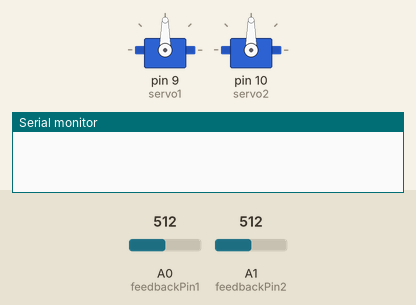
The sketch below on a simulated Arduino Uno, built with avr-gcc and run on an emulated ATmega328P. Parts: 2 × servo, the last lines printed to the serial monitor. Inputs (shaded band) come from the test bench; at power-on: A0 (feedbackPin1) = 512, A1 (feedbackPin2) = 512.

Above: at 0.1 s.
At 62.1 s:
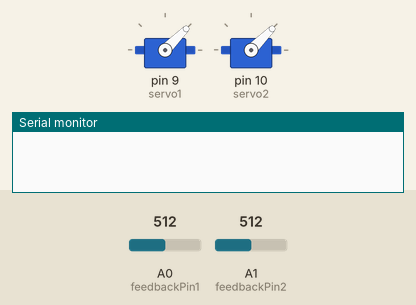
At 74.1 s:
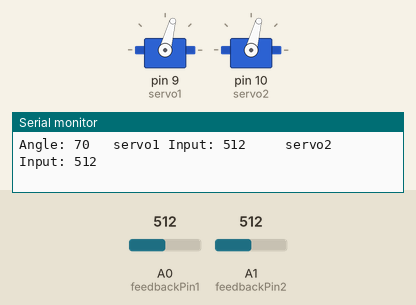
At 98.1 s:
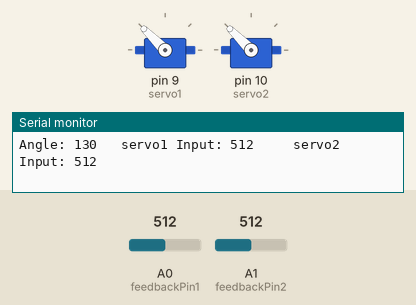
Timing chart, 0 to 103.5 s (numbered marks = the images above):
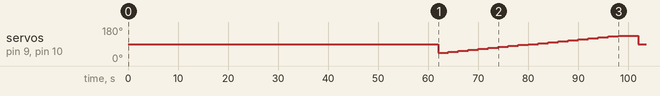

Measured:
- by itself, servo on pin 9 (servo1), servo on pin 10 (servo2): 90° → 45° at 62.0 s, → 50° 2.0 s later, → 55° 2.0 s later, → 60° 2.0 s later, … (20 changes in this stretch)

The sketch:

feedback_servo.ino
```cpp
 #include <Servo.h>

 Servo servo1; Servo servo2;
 int feedback1 = 0; int feedback2 = 0;
 uint8_t feedbackPin1 = A0;
 uint8_t feedbackPin2 = A1;
 int n = 0;
 int i = 0;

 void setup() {
   servo1.attach(9,1000,2000);
   servo2.attach(10,1000,2000);
   Serial.begin(9600);
 }

 void loop() {
   delay(2000);

   servo1.write(90); servo2.write(90);

   delay(60000);

   for(i=9; i<28; i++){
   n = 5*i;
   servo1.write(n); servo2.write(n);

   delay(2000);

   feedback1 = analogRead(feedbackPin1);
   feedback2 = analogRead(feedbackPin2);
   Serial.print("Angle: "); Serial.print(n); Serial.print("   ");
   Serial.print("servo1 Input: "); Serial.print(feedback1); Serial.print("     ");
   Serial.print("servo2 Input: "); Serial.println(feedback2);
   }
   Serial.println("");
 }
```
